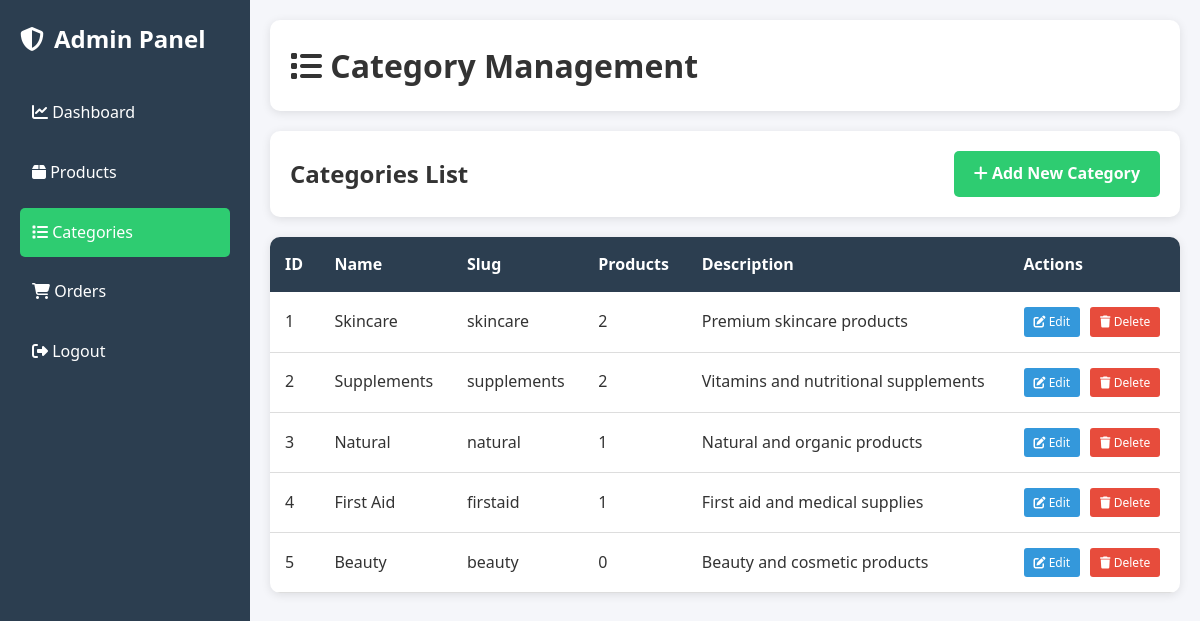
Screenshot of /admin/categories.php (signed in) with the database file from the repository.
### tables this page shows
CREATE TABLE IF NOT EXISTS categories (
    id INT PRIMARY KEY AUTO_INCREMENT,
    name VARCHAR(100) NOT NULL UNIQUE,
    description TEXT,
    slug VARCHAR(100) UNIQUE,
    created_at TIMESTAMP DEFAULT CURRENT_TIMESTAMP,
    updated_at TIMESTAMP DEFAULT CURRENT_TIMESTAMP ON UPDATE CURRENT_TIMESTAMP
);

### config.php (called while the page is built, shortened)
<?php
function sanitize($input) {
    return htmlspecialchars($input, ENT_QUOTES, 'UTF-8');
}
?>

### admin/categories.php (the view, shortened to what this page needs)
<?php
require_once __DIR__ . '/../config.php';
$action = $_GET['action'] ?? 'list';
$categories = [];
if ($action === 'list') {
    $categories = $pdo->query('SELECT c.*, COUNT(p.id) as product_count FROM categories c LEFT JOIN products p ON c.id = p.category_id GROUP BY c.id ORDER BY c.created_at DESC')->fetchAll();
}
?>
<!DOCTYPE html>
<html lang="en">
<head>
    <link rel="stylesheet" href="../styles.css">
    <link rel="stylesheet" href="https://cdnjs.cloudflare.com/ajax/libs/font-awesome/6.4.0/css/all.min.css">
</head>
<body>
    <div class="admin-container">
        <div class="sidebar">
            <div class="logo">
                <i class="fas fa-shield-alt"></i> Admin Panel
            </div>
            <ul>
                <li><a href="dashboard.php"><i class="fas fa-chart-line"></i> Dashboard</a></li>
                <li><a href="products.php"><i class="fas fa-box"></i> Products</a></li>
                <li><a href="categories.php" class="active"><i class="fas fa-list"></i> Categories</a></li>
                <li><a href="orders.php"><i class="fas fa-shopping-cart"></i> Orders</a></li>
                <li><a href="?logout=true"><i class="fas fa-sign-out-alt"></i> Logout</a></li>
            </ul>
        </div>
        <div class="main-content">
            <div class="top-bar">
                <h1><i class="fas fa-list"></i> Category Management</h1>
            </div>
            <?php if ($action === 'list'): ?>
                <div class="top-bar" style="background: white; margin-bottom: 20px;">
                    <h2 style="margin: 0;">Categories List</h2>
                    <a href="categories.php?action=add" class="btn btn-primary">
                        <i class="fas fa-plus"></i> Add New Category
                    </a>
                </div>
                <div class="categories-table">
                    <table>
                        <thead>
                            <tr>
                                <th>ID</th>
                                <th>Name</th>
                                <th>Slug</th>
                                <th>Products</th>
                                <th>Description</th>
                                <th>Actions</th>
                            </tr>
                        </thead>
                        <tbody>
                            <?php foreach ($categories as $cat): ?>
                                <tr>
                                    <td><?php echo $cat['id']; ?></td>
                                    <td><?php echo sanitize($cat['name']); ?></td>
                                    <td><?php echo sanitize($cat['slug']); ?></td>
                                    <td><?php echo $cat['product_count']; ?></td>
                                    <td><?php echo sanitize(substr($cat['description'], 0, 50)); ?></td>
                                    <td>
                                        <div class="action-buttons">
                                            <a href="categories.php?action=edit&id=<?php echo $cat['id']; ?>" class="edit">
                                                <i class="fas fa-edit"></i> Edit
                                            </a>
                                            <a href="categories.php?delete=<?php echo $cat['id']; ?>" class="delete" onclick="return confirm('Are you sure?');">
                                                <i class="fas fa-trash"></i> Delete
                                            </a>
                                        </div>
                                    </td>
                                </tr>
                            <?php endforeach; ?>
                        </tbody>
                    </table>
                </div>
            <?php endif; ?>
        </div>
    </div>
</body>
</html>

### styles.css (style rules this page uses)
* { margin: 0; padding: 0; box-sizing: border-box; }
:root { --primary-color: #2ecc71; --secondary-color: #3498db; --dark-color: #2c3e50; --light-color: #ecf0f1; --text-color: #333; --border-color: #ddd; --shadow: 0 2px 10px rgba(0, 0, 0, 0.1); }
html { scroll-behavior: smooth; }
body { font-family: 'Segoe UI', Tahoma, Geneva, Verdana, sans-serif; line-height: 1.6; color: var(--text-color); background-color: #fff; }
.btn { padding: 12px 30px; border: none; border-radius: 5px; cursor: pointer; font-size: 1rem; font-weight: 600; transition: all 0.3s; text-decoration: none; display: inline-block; }
.btn-primary { background-color: white; color: var(--primary-color); }
.btn { position: relative; }
h2 { animation: fadeIn 0.6s ease-out backwards; }

### admin/categories.php (style rules this page uses)
body { background-color: #f5f6fa; }
.admin-container { display: flex; min-height: 100vh; }
.sidebar { width: 250px; background: var(--dark-color); color: white; padding: 20px; position: fixed; height: 100vh; overflow-y: auto; }
.sidebar .logo { font-size: 24px; font-weight: bold; margin-bottom: 30px; display: flex; align-items: center; gap: 10px; }
.sidebar ul { list-style: none; }
.sidebar li { margin: 10px 0; }
.sidebar a { color: white; text-decoration: none; display: block; padding: 12px; border-radius: 5px; transition: background 0.3s; }
.sidebar a:hover, .sidebar a.active { background: var(--primary-color); }
.main-content { margin-left: 250px; flex: 1; padding: 20px; }
.top-bar { background: white; padding: 20px; border-radius: 10px; display: flex; justify-content: space-between; align-items: center; margin-bottom: 20px; box-shadow: var(--shadow); }
.top-bar h1 { margin: 0; }
.btn { padding: 10px 20px; border: none; border-radius: 5px; cursor: pointer; font-weight: 600; transition: all 0.3s; }
.btn-primary { background: var(--primary-color); color: white; }
.categories-table { background: white; border-radius: 10px; box-shadow: var(--shadow); overflow: hidden; }
.categories-table table { width: 100%; border-collapse: collapse; }
.categories-table th { background: var(--dark-color); color: white; padding: 15px; text-align: left; }
.categories-table td { padding: 15px; border-bottom: 1px solid var(--border-color); }
.action-buttons { display: flex; gap: 10px; }
.action-buttons a { padding: 5px 10px; font-size: 12px; border: none; border-radius: 3px; cursor: pointer; text-decoration: none; }
.action-buttons .edit { background: var(--secondary-color); color: white; }
.action-buttons .delete { background: #e74c3c; color: white; }

### rows the page displays
categories: id "1", name "Skincare", slug "skincare", product_count "2", description "Premium skincare products"
categories: id "2", name "Supplements", slug "supplements", product_count "2", description "Vitamins and nutritional supplements"
categories: id "3", name "Natural", slug "natural", product_count "1", description "Natural and organic products"
categories: id "4", name "First Aid", slug "firstaid", product_count "1", description "First aid and medical supplies"
categories: id "5", name "Beauty", slug "beauty", product_count "0", description "Beauty and cosmetic products"
